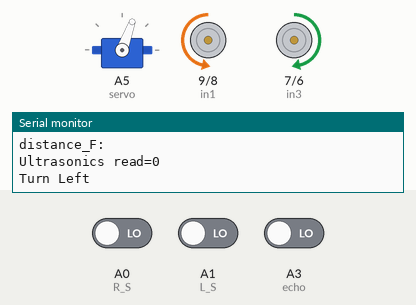
A sketch run on a simulated Arduino Uno, built with avr-gcc and run on an emulated ATmega328P. On the bench: servo, motor-driver pin pairs drawn as motors (green arrow = first pin HIGH = forward, orange = second pin HIGH = backward, longer = more drive, scaled by the enable pin), the last lines printed to the serial monitor. Wiring (inferred from the names in the program): servo: signal A5. Inputs (shaded band) come from the test bench; at power-on: A0 (R_S) LOW, A1 (L_S) LOW, A3 (echo) LOW. Servo pulses on a pin are drawn as a servo (544–2400 µs = 0–180°).

Above: at 5.7 s.
5.8 s: A0 (R_S) driven HIGH
At 7.1 s:
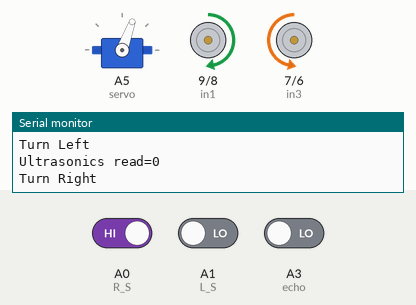
8.0 s: A1 (L_S) driven HIGH
At 9.7 s:
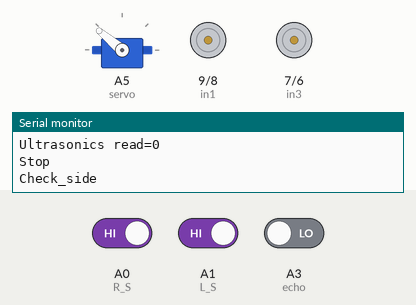
17.3 s: A0 (R_S) driven LOW
At 18.3 s:
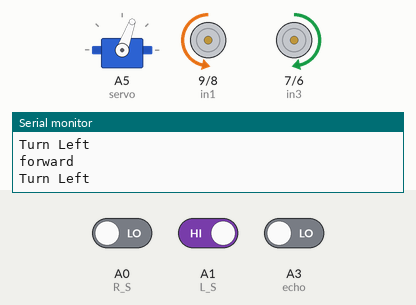
Timing chart, 0 to 20.3 s (numbered marks = the images above; inputs shaded):
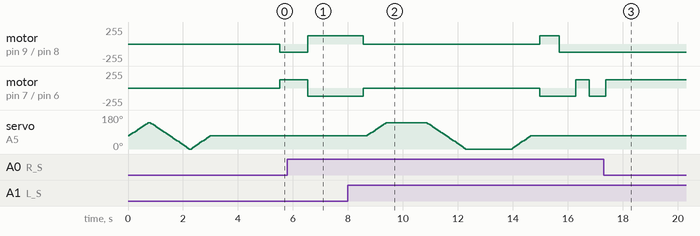

Measured:
- after the input at 5.8 s, motor on pin 9 (in1) / pin 8 (in2): backward 125/255 → forward 125/255 after 0.74 s; motor on pin 7 (in3) / pin 6 (in4): forward 125/255 → backward 125/255 after 0.74 s
- after the input at 8.0 s, motor on pin 9 (in1) / pin 8 (in2): forward 125/255 → stopped after 0.56 s, → forward 125/255 6.4 s later, → backward 125/255 0.70 s later; motor on pin 7 (in3) / pin 6 (in4): backward 125/255 → stopped after 0.56 s, → backward 125/255 6.4 s later, → forward 125/255 1.3 s later, → backward 125/255 0.50 s later
- after the input at 17.3 s, motor on pin 9 (in1) / pin 8 (in2): stays backward 125/255 (without the input it goes to stopped after 1.5 s); motor on pin 7 (in3) / pin 6 (in4): goes on until 17.4 s, then stays forward 125/255; servo on A5 (servo): stops changing and stays 70°

The sketch:

LineFollowerWithObstacleAvoidance.ino
```cpp
#define enA 10  // Enable1 L298 Pin enA
#define in1 9   // Motor1 L298 Pin in1
#define in2 8   // Motor1 L298 Pin in1
#define in3 7   // Motor2 L298 Pin in1
#define in4 6   // Motor2 L298 Pin in1
#define enB 5   // Enable2 L298 Pin enB

#define R_S A0   // IR sensor Left
#define L_S A1   // IR sensor Right

#define echo A3    // Echo pin
#define trigger A4 // Trigger pin

#define servo A5

int Set = 20;
int speed = 125;
int distance_L, distance_F, distance_R;

void setup()
{
  Serial.begin(9600); // Start serial communication at 9600bps

  pinMode(R_S, INPUT); // Declare right sensor as input
  pinMode(L_S, INPUT); // Declare left sensor as input

  pinMode(echo, INPUT);   // Declare ultrasonic sensor Echo pin as input
  pinMode(trigger, OUTPUT); // Declare ultrasonic sensor Trigger pin as Output

  pinMode(enA, OUTPUT); // Declare as output for L298 Pin enA
  pinMode(in1, OUTPUT); // Declare as output for L298 Pin in1
  pinMode(in2, OUTPUT); // Declare as output for L298 Pin in2
  pinMode(in3, OUTPUT); // Declare as output for L298 Pin in3
  pinMode(in4, OUTPUT); // Declare as output for L298 Pin in4
  pinMode(enB, OUTPUT); // Declare as output for L298 Pin enB

  analogWrite(enA, speed); // Write The Duty Cycle 0 to 255 Enable Pin A for Motor1 Speed
  analogWrite(enB, speed); // Write The Duty Cycle 0 to 255 Enable Pin B for Motor2 Speed

  pinMode(servo, OUTPUT);

  for (int angle = 70; angle <= 140; angle += 5)  {
   servoPulse(servo, angle);  }
 for (int angle = 140; angle >= 0; angle -= 5)  {
   servoPulse(servo, angle);  }
 for (int angle = 0; angle <= 70; angle += 5)  {
   servoPulse(servo, angle);  }

  distance_F = Ultrasonic_read();
  Serial.println("distance_F: "+distance_F);
  delay(500);
}

void loop()
{
distance_F = Ultrasonic_read();
Serial.print("Ultrasonics read=");Serial.println(distance_F);

  if ((digitalRead(R_S) == 1) && (digitalRead(L_S) == 1))
  {
    if (distance_F > Set)
    {
      forward();
    }
    else{
      Check_side();
    }
  }
  else if ((digitalRead(R_S) == 1) && (digitalRead(L_S) == 0))
  {
    turnRight();
  }
  else if ((digitalRead(R_S) == 0) && (digitalRead(L_S) == 1))
  {
    turnLeft();
  }else if((digitalRead(R_S) == 0) && (digitalRead(L_S) == 0)){
    turnLeft();
  }

  delay(10);
}

void servoPulse (int pin, int angle){
int pwm = (angle*11) + 500;      // Convert angle to microseconds
 digitalWrite(pin, HIGH);
 delayMicroseconds(pwm);
 digitalWrite(pin, LOW);
 delay(50); // Refresh cycle of servo
}


//**********************Ultrasonic_read****************************
long Ultrasonic_read(){
  digitalWrite(trigger, LOW);
  delayMicroseconds(2);
  digitalWrite(trigger, HIGH);
  delayMicroseconds(10);
  long time = pulseIn (echo, HIGH);
  return time / 29 / 2;
}

void compareDistance(){
    if(distance_L > distance_R){
      turnLeft();
      delay(700);
      forward();
      delay(600);
      turnRight();
      delay(500);
      forward();
      delay(600);
      turnRight();
      delay(400);
    }else{
      turnRight();
      delay(700);
      forward();
      delay(600);
      turnLeft();
      delay(500);
      forward();
      delay(600);
      turnLeft();
      delay(400);
  }
}

void Check_side(){
    Stop();
    Serial.println("Check_side");
    delay(100);
 for (int angle = 70; angle <= 140; angle += 5)  {
   servoPulse(servo, angle);  }
    delay(300);
    distance_R = Ultrasonic_read();
    Serial.print("D R=");Serial.println(distance_R);
    delay(100);
  for (int angle = 140; angle >= 0; angle -= 5)  {
   servoPulse(servo, angle);  }
    delay(500);
    distance_L = Ultrasonic_read();
    Serial.print("D L=");Serial.println(distance_L);
    delay(100);
 for (int angle = 0; angle <= 70; angle += 5)  {
   servoPulse(servo, angle);  }
    delay(300);
    compareDistance();
}

void forward()
{
  digitalWrite(in1, LOW);  // Left Motor backward Pin
  digitalWrite(in2, HIGH); // Left Motor forward Pin
  digitalWrite(in3, LOW);  // Right Motor forward Pin
  digitalWrite(in4, HIGH); // Right Motor backward Pin
  Serial.println("forward");
}

void backward()
{
  // Move backward
  digitalWrite(in1, HIGH); // Left Motor backward Pin
  digitalWrite(in2, LOW);  // Left Motor forward Pin
  digitalWrite(in3, HIGH); // Right Motor forward Pin
  digitalWrite(in4, LOW);  // Right Motor backward Pin
  Serial.println("backward");
}

void turnRight()
{
  digitalWrite(in1, HIGH); //Left Motor backward Pin
  digitalWrite(in2, LOW); //Left Motor forward Pin
  digitalWrite(in3, LOW); //Right Motor forward Pin
  digitalWrite(in4, HIGH); //Right Motor backward Pin
  Serial.println("Turn Right");
}

void turnLeft()
{
  digitalWrite(in1, LOW);  // Left Motor backward Pin
  digitalWrite(in2, HIGH); // Left Motor forward Pin
  digitalWrite(in3, HIGH); // Right Motor forward Pin
  digitalWrite(in4, LOW);  // Right Motor backward Pin
  Serial.println("Turn Left");
}

void Stop()
{
  digitalWrite(in1, LOW); // Left Motor backward Pin
  digitalWrite(in2, LOW); // Left Motor forward Pin
  digitalWrite(in3, LOW); // Right Motor forward Pin
  digitalWrite(in4, LOW); // Right Motor backward Pin
  Serial.println("Stop");
}
```
